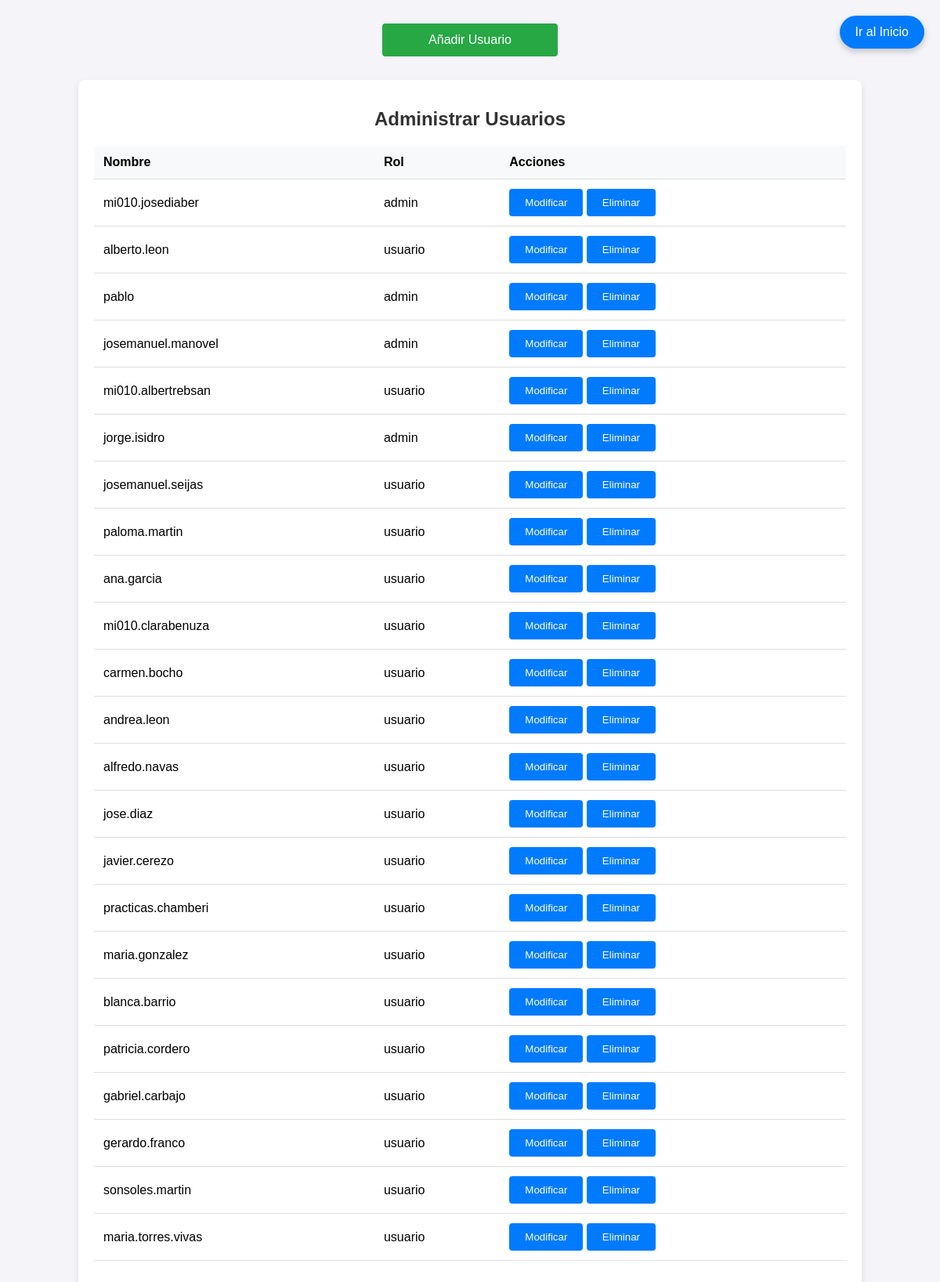
The page /administrar_usuarios.php on the database its author committed.
### tables this page shows
CREATE TABLE `usuarios` (
  `id_usuario` int(11) NOT NULL AUTO_INCREMENT,
  `nombre` varchar(100) NOT NULL,
  `fecha_registro` timestamp NOT NULL DEFAULT current_timestamp(),
  `rol_id` int(11) NOT NULL DEFAULT 3,
  PRIMARY KEY (`id_usuario`)
);

CREATE TABLE `roles` (
  `id` int(11) NOT NULL AUTO_INCREMENT,
  `nombre` varchar(255) NOT NULL,
  PRIMARY KEY (`id`)
);

### administrar_usuarios.php (the view, shortened to what this page needs)
<?php
require __DIR__ . '/config_local.php';
$query = "SELECT u.id_usuario, u.nombre, r.nombre AS rol
          FROM usuarios u
          LEFT JOIN roles r ON u.rol_id = r.id";
$result = mysqli_query($conn, $query);
?>
<!DOCTYPE html>
<html lang="es">
<head>
</head>
<body>
<a href="añadir_usuario.php" class="btn-añadir-usuario">Añadir Usuario</a>
<a href="index.php" class="btn-ir-al-inicio">Ir al Inicio</a>
<div class="container">
    <h1>Administrar Usuarios</h1>
    <table>
        <thead>
            <tr>
                <th>Nombre</th>
                <th>Rol</th>
                <th>Acciones</th>
            </tr>
        </thead>
        <tbody>
            <?php
                if (mysqli_num_rows($result) > 0) {
                    while ($user = mysqli_fetch_assoc($result)) {
                        echo "<tr>";
                        echo "<td>" . htmlspecialchars($user['nombre']) . "</td>";
                        if (empty($user['rol']) || $user['rol'] == "0") {
                            echo "<td>usuario</td>";
                        } else {
                            echo "<td>" . htmlspecialchars($user['rol']) . "</td>";
                        }
                        echo "<td>
                                <a href='editar_usuario.php?id=" . $user['id_usuario'] . "'><button>Modificar</button></a>
                                <a href='eliminar_usuario.php?id=" . $user['id_usuario'] . "'><button>Eliminar</button></a>
                            </td>";
                        echo "</tr>";
                    }
                } else {
                    echo "<tr><td colspan='4'>No hay usuarios disponibles</td></tr>";
                }
            ?>
        </tbody>
    </table>
</div>
</body>
</html>

### administrar_usuarios.php (style rules this page uses)
body { font-family: 'Arial', sans-serif; background-color: #f4f4f9; margin: 0; padding: 0; }
.container { width: 80%; margin: 30px auto; padding: 20px; background-color: #ffffff; box-shadow: 0 4px 8px rgba(0, 0, 0, 0.1); border-radius: 8px; }
h1 { text-align: center; color: #333; font-size: 24px; }
table { width: 100%; margin: 20px 0; border-collapse: collapse; }
th, td { padding: 12px; text-align: left; border-bottom: 1px solid #ddd; }
th { background-color: #f8f9fa; }
button { background-color: #007bff; color: white; padding: 10px 20px; border: none; border-radius: 4px; cursor: pointer; }
.btn-añadir-usuario { display: block; width: 200px; margin: 30px auto; background-color: #28a745; color: white; padding: 12px; text-align: center; border-radius: 4px; text-decoration: none; }
.btn-ir-al-inicio { position: fixed; top: 20px; right: 20px; background-color: #007bff; color: white; font-size: 16px; padding: 12px 20px; border-radius: 50px; text-decoration: none; box-shadow: 0 4px 8px rgba(0, 0, 0, 0.2); transition: background-color 0.3s ease; }

### rows shown on the page
usuarios: nombre "mi010.josediaber", rol.nombre "admin"
usuarios: nombre "alberto.leon", rol.nombre "usuario"
usuarios: nombre "pablo", rol.nombre "admin"
usuarios: nombre "josemanuel.manovel", rol.nombre "admin"
usuarios: nombre "mi010.albertrebsan", rol.nombre "usuario"
usuarios: nombre "jorge.isidro", rol.nombre "admin"
usuarios: nombre "josemanuel.seijas", rol.nombre "usuario"
usuarios: nombre "paloma.martin", rol.nombre "usuario"
usuarios: nombre "ana.garcia", rol.nombre "usuario"
usuarios: nombre "mi010.clarabenuza", rol.nombre "usuario"
usuarios: nombre "carmen.bocho", rol.nombre "usuario"
usuarios: nombre "andrea.leon", rol.nombre "usuario"
usuarios: nombre "alfredo.navas", rol.nombre "usuario"
usuarios: nombre "jose.diaz", rol.nombre "usuario"
usuarios: nombre "javier.cerezo", rol.nombre "usuario"
usuarios: nombre "practicas.chamberi", rol.nombre "usuario"
usuarios: nombre "maria.gonzalez", rol.nombre "usuario"
usuarios: nombre "blanca.barrio", rol.nombre "usuario"
usuarios: nombre "patricia.cordero", rol.nombre "usuario"
usuarios: nombre "gabriel.carbajo", rol.nombre "usuario"
usuarios: nombre "gerardo.franco", rol.nombre "usuario"
usuarios: nombre "sonsoles.martin", rol.nombre "usuario"
usuarios: nombre "maria.torres.vivas", rol.nombre "usuario"
